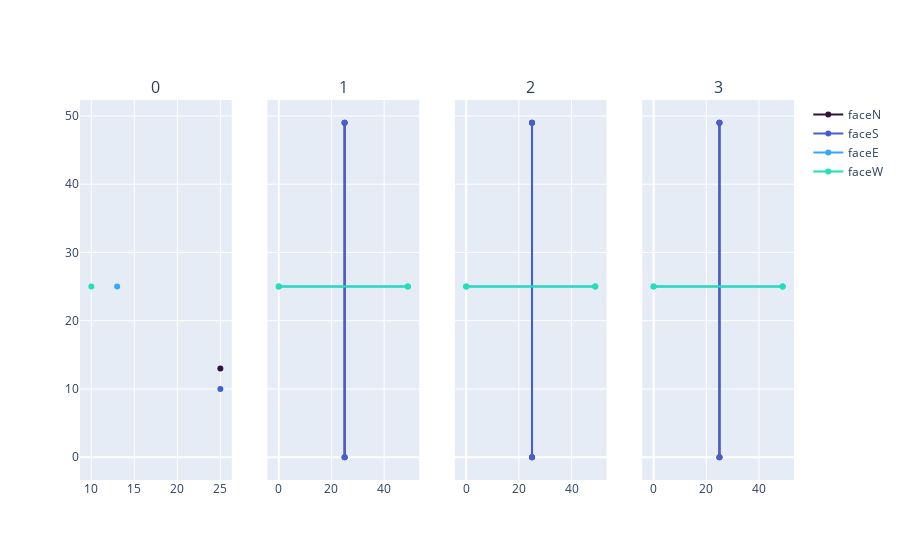

Notebook code cell kept with this figure:
### Code cell
s = Solution()
show_solution_step(s)

### Figure 1 — Plotly figure (JSON) as saved in the notebook; plotly's stock layout.template omitted (floating-point values rounded to 4 significant figures)
{"data": [{"marker": {"color": "rgb(48, 18, 59)"}, "name": "faceN", "showlegend": true, "type": "scatter", "x": [25], "xaxis": "x", "y": [13], "yaxis": "y"}, {"marker": {"color": "rgb(68, 96, 208)"}, "name": "faceS", "showlegend": true, "type": "scatter", "x": [25], "xaxis": "x", "y": [10], "yaxis": "y"}, {"marker": {"color": "rgb(54, 167, 248)"}, "name": "faceE", "showlegend": true, "type": "scatter", "x": [13], "xaxis": "x", "y": [25], "yaxis": "y"}, {"marker": {"color": "rgb(33, 226, 181)"}, "name": "faceW", "showlegend": true, "type": "scatter", "x": [10], "xaxis": "x", "y": [25], "yaxis": "y"}, {"marker": {"color": "rgb(48, 18, 59)"}, "name": "faceN", "showlegend": false, "type": "scatter", "x": [25, 25], "xaxis": "x2", "y": [0, 49], "yaxis": "y2"}, {"marker": {"color": "rgb(68, 96, 208)"}, "name": "faceS", "showlegend": false, "type": "scatter", "x": [25, 25], "xaxis": "x2", "y": [0, 49], "yaxis": "y2"}, {"marker": {"color": "rgb(54, 167, 248)"}, "name": "faceE", "showlegend": false, "type": "scatter", "x": [0, 49], "xaxis": "x2", "y": [25, 25], "yaxis": "y2"}, {"marker": {"color": "rgb(33, 226, 181)"}, "name": "faceW", "showlegend": false, "type": "scatter", "x": [0, 49], "xaxis": "x2", "y": [25, 25], "yaxis": "y2"}, {"marker": {"color": "rgb(48, 18, 59)"}, "name": "faceN", "showlegend": false, "type": "scatter", "x": [25, 25], "xaxis": "x3", "y": [0, 49], "yaxis": "y3"}, {"marker": {"color": "rgb(68, 96, 208)"}, "name": "faceS", "showlegend": false, "type": "scatter", "x": [25, 25], "xaxis": "x3", "y": [0, 49], "yaxis": "y3"}, {"marker": {"color": "rgb(54, 167, 248)"}, "name": "faceE", "showlegend": false, "type": "scatter", "x": [0, 49], "xaxis": "x3", "y": [25, 25], "yaxis": "y3"}, {"marker": {"color": "rgb(33, 226, 181)"}, "name": "faceW", "showlegend": false, "type": "scatter", "x": [0, 49], "xaxis": "x3", "y": [25, 25], "yaxis": "y3"}, {"marker": {"color": "rgb(48, 18, 59)"}, "name": "faceN", "showlegend": false, "type": "scatter", "x": [25, 25], "xaxis": "x4", "y": [0, 49], "yaxis": "y4"}, {"marker": {"color": "rgb(68, 96, 208)"}, "name": "faceS", "showlegend": false, "type": "scatter", "x": [25, 25], "xaxis": "x4", "y": [0, 49], "yaxis": "y4"}, {"marker": {"color": "rgb(54, 167, 248)"}, "name": "faceE", "showlegend": false, "type": "scatter", "x": [0, 49], "xaxis": "x4", "y": [25, 25], "yaxis": "y4"}, {"marker": {"color": "rgb(33, 226, 181)"}, "name": "faceW", "showlegend": false, "type": "scatter", "x": [0, 49], "xaxis": "x4", "y": [25, 25], "yaxis": "y4"}], "layout": {"annotations": [{"font": {"size": 16}, "showarrow": false, "text": "0", "x": 0.1062, "xanchor": "center", "xref": "paper", "y": 1, "yanchor": "bottom", "yref": "paper"}, {"font": {"size": 16}, "showarrow": false, "text": "1", "x": 0.3688, "xanchor": "center", "xref": "paper", "y": 1, "yanchor": "bottom", "yref": "paper"}, {"font": {"size": 16}, "showarrow": false, "text": "2", "x": 0.6313, "xanchor": "center", "xref": "paper", "y": 1, "yanchor": "bottom", "yref": "paper"}, {"font": {"size": 16}, "showarrow": false, "text": "3", "x": 0.8938, "xanchor": "center", "xref": "paper", "y": 1, "yanchor": "bottom", "yref": "paper"}], "xaxis": {"anchor": "y", "domain": [0, 0.2125]}, "xaxis2": {"anchor": "y2", "domain": [0.2625, 0.475]}, "xaxis3": {"anchor": "y3", "domain": [0.525, 0.7375]}, "xaxis4": {"anchor": "y4", "domain": [0.7875, 1]}, "yaxis": {"anchor": "x", "domain": [0, 1]}, "yaxis2": {"anchor": "x2", "domain": [0, 1], "matches": "y", "showticklabels": false}, "yaxis3": {"anchor": "x3", "domain": [0, 1], "matches": "y", "showticklabels": false}, "yaxis4": {"anchor": "x4", "domain": [0, 1], "matches": "y", "showticklabels": false}}}
